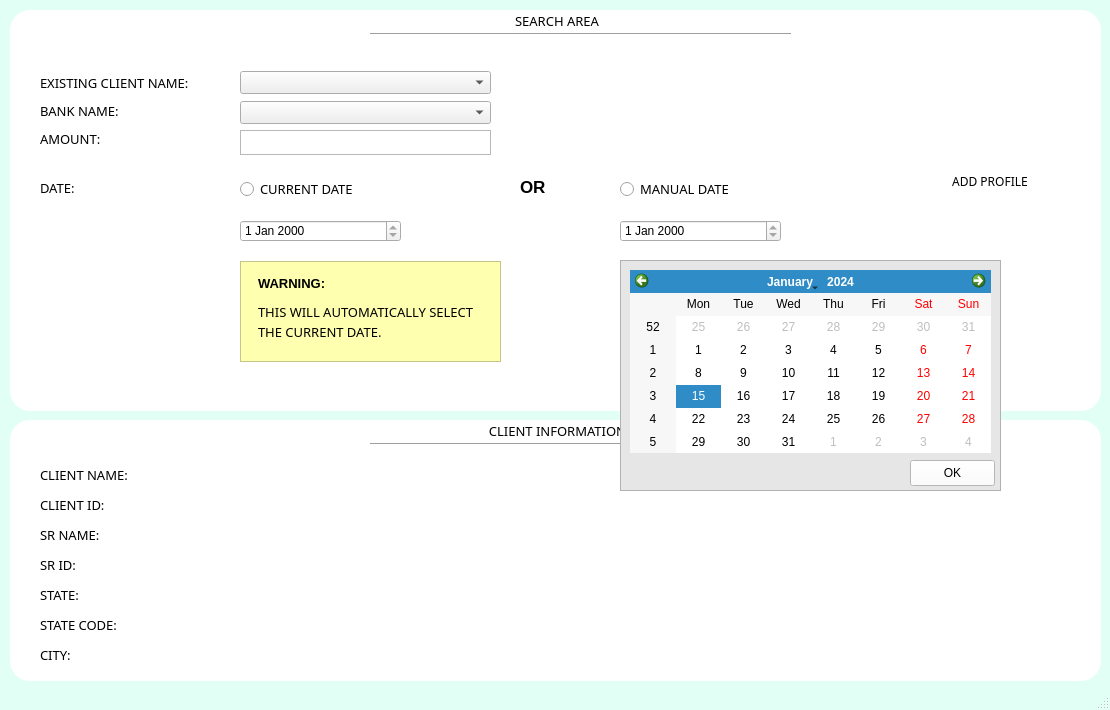
<?xml version="1.0" encoding="UTF-8"?>
<ui version="4.0">
    <class>EntryWindow</class>
    <widget class="QMainWindow" name="EntryWindow">
        <property name="geometry">
            <rect>
                <x>0</x>
                <y>0</y>
                <width>1110</width>
                <height>710</height>
            </rect>
        </property>
        <property name="minimumSize">
            <size>
                <width>1110</width>
                <height>710</height>
            </size>
        </property>
        <property name="maximumSize">
            <size>
                <width>1200</width>
                <height>710</height>
            </size>
        </property>
        <property name="windowTitle">
            <string>MainWindow</string>
        </property>
        <property name="styleSheet">
            <string notr="true">#EntryWindow{background-color: rgb(225, 255, 245);}</string>
        </property>
        <widget class="QWidget" name="centralwidget">
            <widget class="QGroupBox" name="clientInformationBox">
                <property name="enabled">
                    <bool>true</bool>
                </property>
                <property name="geometry">
                    <rect>
                        <x>10</x>
                        <y>420</y>
                        <width>1091</width>
                        <height>261</height>
                    </rect>
                </property>
                <property name="font">
                    <font>
                        <family>Yu Gothic UI Light</family>
                        <pointsize>10</pointsize>
                    </font>
                </property>
                <property name="styleSheet">
                    <string notr="true">#clientInformationBox{
                        background-color: white;
                        border-radius: 20px;
                        }
                    </string>
                </property>
                <property name="title">
                    <string>CLIENT INFORMATION</string>
                </property>
                <property name="alignment">
                    <set>Qt::AlignCenter</set>
                </property>
                <widget class="QLabel" name="info_sr_id">
                    <property name="geometry">
                        <rect>
                            <x>30</x>
                            <y>130</y>
                            <width>90</width>
                            <height>30</height>
                        </rect>
                    </property>
                    <property name="font">
                        <font>
                            <family>Yu Gothic UI Light</family>
                            <pointsize>10</pointsize>
                        </font>
                    </property>
                    <property name="text">
                        <string>SR ID:</string>
                    </property>
                </widget>
                <widget class="QLabel" name="info_client_state_code">
                    <property name="geometry">
                        <rect>
                            <x>30</x>
                            <y>190</y>
                            <width>90</width>
                            <height>30</height>
                        </rect>
                    </property>
                    <property name="font">
                        <font>
                            <family>Yu Gothic UI Light</family>
                            <pointsize>10</pointsize>
                        </font>
                    </property>
                    <property name="text">
                        <string>STATE CODE:</string>
                    </property>
                </widget>
                <widget class="QLabel" name="info_client_id">
                    <property name="geometry">
                        <rect>
                            <x>30</x>
                            <y>70</y>
                            <width>90</width>
                            <height>30</height>
                        </rect>
                    </property>
                    <property name="font">
                        <font>
                            <family>Yu Gothic UI Light</family>
                            <pointsize>10</pointsize>
                        </font>
                    </property>
                    <property name="text">
                        <string>CLIENT ID:</string>
                    </property>
                </widget>
                <widget class="QLabel" name="info_client_name">
                    <property name="geometry">
                        <rect>
                            <x>30</x>
                            <y>40</y>
                            <width>101</width>
                            <height>30</height>
                        </rect>
                    </property>
                    <property name="font">
                        <font>
                            <family>Yu Gothic UI Light</family>
                            <pointsize>10</pointsize>
                        </font>
                    </property>
                    <property name="text">
                        <string>CLIENT NAME:</string>
                    </property>
                </widget>
                <widget class="QLabel" name="info_client_city">
                    <property name="geometry">
                        <rect>
                            <x>30</x>
                            <y>220</y>
                            <width>90</width>
                            <height>30</height>
                        </rect>
                    </property>
                    <property name="font">
                        <font>
                            <family>Yu Gothic UI Light</family>
                            <pointsize>10</pointsize>
                        </font>
                    </property>
                    <property name="text">
                        <string>CITY:</string>
                    </property>
                </widget>
                <widget class="QLabel" name="info_client_state">
                    <property name="geometry">
                        <rect>
                            <x>30</x>
                            <y>160</y>
                            <width>90</width>
                            <height>30</height>
                        </rect>
                    </property>
                    <property name="font">
                        <font>
                            <family>Yu Gothic UI Light</family>
                            <pointsize>10</pointsize>
                        </font>
                    </property>
                    <property name="text">
                        <string>STATE:</string>
                    </property>
                </widget>
                <widget class="QLabel" name="info_sr_name">
                    <property name="geometry">
                        <rect>
                            <x>30</x>
                            <y>100</y>
                            <width>90</width>
                            <height>30</height>
                        </rect>
                    </property>
                    <property name="font">
                        <font>
                            <family>Yu Gothic UI Light</family>
                            <pointsize>10</pointsize>
                        </font>
                    </property>
                    <property name="text">
                        <string>SR NAME:</string>
                    </property>
                </widget>
                <widget class="Line" name="line_2">
                    <property name="geometry">
                        <rect>
                            <x>360</x>
                            <y>14</y>
                            <width>421</width>
                            <height>20</height>
                        </rect>
                    </property>
                    <property name="font">
                        <font>
                            <family>Yu Gothic UI Light</family>
                            <pointsize>6</pointsize>
                            <weight>50</weight>
                            <bold>false</bold>
                        </font>
                    </property>
                    <property name="frameShadow">
                        <enum>QFrame::Sunken</enum>
                    </property>
                    <property name="orientation">
                        <enum>Qt::Horizontal</enum>
                    </property>
                </widget>
                <widget class="QTextEdit" name="info_client_name_value">
                    <property name="geometry">
                        <rect>
                            <x>230</x>
                            <y>40</y>
                            <width>531</width>
                            <height>30</height>
                        </rect>
                    </property>
                    <property name="font">
                        <font>
                            <family>Yu Gothic UI</family>
                            <pointsize>10</pointsize>
                            <weight>50</weight>
                            <bold>false</bold>
                        </font>
                    </property>
                    <property name="styleSheet">
                        <string notr="true">QTextEdit {
                            border:0;
                            }
                        </string>
                    </property>
                    <property name="readOnly">
                        <bool>true</bool>
                    </property>
                </widget>
                <widget class="QTextEdit" name="info_sr_id_value">
                    <property name="geometry">
                        <rect>
                            <x>230</x>
                            <y>130</y>
                            <width>531</width>
                            <height>30</height>
                        </rect>
                    </property>
                    <property name="font">
                        <font>
                            <family>Yu Gothic UI</family>
                            <pointsize>10</pointsize>
                            <weight>50</weight>
                            <bold>false</bold>
                        </font>
                    </property>
                    <property name="styleSheet">
                        <string notr="true">QTextEdit {
                            border:0;
                            }
                        </string>
                    </property>
                    <property name="readOnly">
                        <bool>true</bool>
                    </property>
                </widget>
                <widget class="QTextEdit" name="info_client_state_name_value">
                    <property name="geometry">
                        <rect>
                            <x>230</x>
                            <y>160</y>
                            <width>531</width>
                            <height>30</height>
                        </rect>
                    </property>
                    <property name="font">
                        <font>
                            <family>Yu Gothic UI</family>
                            <pointsize>10</pointsize>
                            <weight>50</weight>
                            <bold>false</bold>
                        </font>
                    </property>
                    <property name="styleSheet">
                        <string notr="true">QTextEdit {
                            border:0;
                            }
                        </string>
                    </property>
                    <property name="readOnly">
                        <bool>true</bool>
                    </property>
                </widget>
                <widget class="QTextEdit" name="info_client_state_code_value">
                    <property name="geometry">
                        <rect>
                            <x>230</x>
                            <y>190</y>
                            <width>531</width>
                            <height>30</height>
                        </rect>
                    </property>
                    <property name="font">
                        <font>
                            <family>Yu Gothic UI</family>
                            <pointsize>10</pointsize>
                            <weight>50</weight>
                            <bold>false</bold>
                        </font>
                    </property>
                    <property name="styleSheet">
                        <string notr="true">QTextEdit {
                            border:0;
                            }
                        </string>
                    </property>
                    <property name="readOnly">
                        <bool>true</bool>
                    </property>
                </widget>
                <widget class="QTextEdit" name="info_sr_name_value">
                    <property name="geometry">
                        <rect>
                            <x>230</x>
                            <y>100</y>
                            <width>531</width>
                            <height>30</height>
                        </rect>
                    </property>
                    <property name="font">
                        <font>
                            <family>Yu Gothic UI</family>
                            <pointsize>10</pointsize>
                            <weight>50</weight>
                            <bold>false</bold>
                        </font>
                    </property>
                    <property name="styleSheet">
                        <string notr="true">QTextEdit {
                            border:0;
                            }
                        </string>
                    </property>
                    <property name="readOnly">
                        <bool>true</bool>
                    </property>
                </widget>
                <widget class="QTextEdit" name="info_client_id_value">
                    <property name="geometry">
                        <rect>
                            <x>230</x>
                            <y>70</y>
                            <width>531</width>
                            <height>30</height>
                        </rect>
                    </property>
                    <property name="font">
                        <font>
                            <family>Yu Gothic UI</family>
                            <pointsize>10</pointsize>
                            <weight>50</weight>
                            <bold>false</bold>
                        </font>
                    </property>
                    <property name="styleSheet">
                        <string notr="true">QTextEdit {
                            border:0;
                            }
                        </string>
                    </property>
                    <property name="readOnly">
                        <bool>true</bool>
                    </property>
                </widget>
                <widget class="QTextEdit" name="info_client_city_value">
                    <property name="geometry">
                        <rect>
                            <x>230</x>
                            <y>220</y>
                            <width>531</width>
                            <height>30</height>
                        </rect>
                    </property>
                    <property name="font">
                        <font>
                            <family>Yu Gothic UI</family>
                            <pointsize>10</pointsize>
                            <weight>50</weight>
                            <bold>false</bold>
                        </font>
                    </property>
                    <property name="styleSheet">
                        <string notr="true">QTextEdit {
                            border:0;
                            }
                        </string>
                    </property>
                    <property name="readOnly">
                        <bool>true</bool>
                    </property>
                </widget>
            </widget>
            <widget class="QGroupBox" name="EntryBox">
                <property name="geometry">
                    <rect>
                        <x>10</x>
                        <y>10</y>
                        <width>1091</width>
                        <height>401</height>
                    </rect>
                </property>
                <property name="font">
                    <font>
                        <family>Yu Gothic UI Light</family>
                        <pointsize>10</pointsize>
                    </font>
                </property>
                <property name="cursor">
                    <cursorShape>ArrowCursor</cursorShape>
                </property>
                <property name="styleSheet">
                    <string notr="true">#EntryBox {
                        background-color: white;
                        border-radius: 20px;
                        }
                    </string>
                </property>
                <property name="title">
                    <string>SEARCH AREA</string>
                </property>
                <property name="alignment">
                    <set>Qt::AlignCenter</set>
                </property>
                <widget class="QLabel" name="label">
                    <property name="geometry">
                        <rect>
                            <x>30</x>
                            <y>60</y>
                            <width>191</width>
                            <height>25</height>
                        </rect>
                    </property>
                    <property name="font">
                        <font>
                            <family>Yu Gothic UI Light</family>
                            <pointsize>10</pointsize>
                        </font>
                    </property>
                    <property name="text">
                        <string>EXISTING CLIENT NAME:</string>
                    </property>
                </widget>
                <widget class="QComboBox" name="client_selection">
                    <property name="geometry">
                        <rect>
                            <x>230</x>
                            <y>61</y>
                            <width>251</width>
                            <height>23</height>
                        </rect>
                    </property>
                    <property name="font">
                        <font>
                            <pointsize>10</pointsize>
                        </font>
                    </property>
                    <property name="cursor">
                        <cursorShape>PointingHandCursor</cursorShape>
                    </property>
                </widget>
                <widget class="QPushButton" name="submitEntryButton">
                    <property name="geometry">
                        <rect>
                            <x>945</x>
                            <y>320</y>
                            <width>70</width>
                            <height>70</height>
                        </rect>
                    </property>
                    <property name="font">
                        <font>
                            <pointsize>10</pointsize>
                        </font>
                    </property>
                    <property name="cursor">
                        <cursorShape>PointingHandCursor</cursorShape>
                    </property>
                    <property name="styleSheet">
                        <string notr="true">border-style: solid;
                            border-radius:500px;
                            max-width:70px;
                            max-height:70px;
                            min-width:70px;
                            min-height:70px;
                        </string>
                    </property>
                    <property name="text">
                        <string/>
                    </property>
                    <property name="icon">
                        <iconset>
                            <normaloff>../../assets/submit.png</normaloff>../../assets/submit.png
                        </iconset>
                    </property>
                    <property name="iconSize">
                        <size>
                            <width>70</width>
                            <height>70</height>
                        </size>
                    </property>
                </widget>
                <widget class="QLabel" name="label_2">
                    <property name="geometry">
                        <rect>
                            <x>30</x>
                            <y>88</y>
                            <width>191</width>
                            <height>25</height>
                        </rect>
                    </property>
                    <property name="font">
                        <font>
                            <family>Yu Gothic UI Light</family>
                            <pointsize>10</pointsize>
                        </font>
                    </property>
                    <property name="text">
                        <string>BANK NAME:</string>
                    </property>
                </widget>
                <widget class="QComboBox" name="bank_selection">
                    <property name="geometry">
                        <rect>
                            <x>230</x>
                            <y>91</y>
                            <width>251</width>
                            <height>23</height>
                        </rect>
                    </property>
                    <property name="font">
                        <font>
                            <pointsize>10</pointsize>
                        </font>
                    </property>
                    <property name="cursor">
                        <cursorShape>PointingHandCursor</cursorShape>
                    </property>
                </widget>
                <widget class="Line" name="line_3">
                    <property name="geometry">
                        <rect>
                            <x>360</x>
                            <y>14</y>
                            <width>421</width>
                            <height>20</height>
                        </rect>
                    </property>
                    <property name="font">
                        <font>
                            <family>Yu Gothic UI Light</family>
                            <pointsize>6</pointsize>
                            <weight>50</weight>
                            <bold>false</bold>
                        </font>
                    </property>
                    <property name="frameShadow">
                        <enum>QFrame::Sunken</enum>
                    </property>
                    <property name="orientation">
                        <enum>Qt::Horizontal</enum>
                    </property>
                </widget>
                <widget class="QLabel" name="label_3">
                    <property name="geometry">
                        <rect>
                            <x>30</x>
                            <y>170</y>
                            <width>191</width>
                            <height>16</height>
                        </rect>
                    </property>
                    <property name="font">
                        <font>
                            <family>Yu Gothic UI Light</family>
                            <pointsize>10</pointsize>
                        </font>
                    </property>
                    <property name="text">
                        <string>DATE:</string>
                    </property>
                </widget>
                <widget class="QDateEdit" name="currentDateEdit">
                    <property name="geometry">
                        <rect>
                            <x>230</x>
                            <y>210</y>
                            <width>161</width>
                            <height>22</height>
                        </rect>
                    </property>
                    <property name="readOnly">
                        <bool>true</bool>
                    </property>
                </widget>
                <widget class="QPushButton" name="add_profile_btn">
                    <property name="geometry">
                        <rect>
                            <x>934</x>
                            <y>61</y>
                            <width>100</width>
                            <height>100</height>
                        </rect>
                    </property>
                    <property name="cursor">
                        <cursorShape>PointingHandCursor</cursorShape>
                    </property>
                    <property name="styleSheet">
                        <string notr="true">border-style: solid;
                            /*border-radius:500px;*/
                            max-width:100px;
                            max-height:100px;
                            min-width:100px;
                            min-height:100px;
                        </string>
                    </property>
                    <property name="text">
                        <string/>
                    </property>
                    <property name="icon">
                        <iconset>
                            <normaloff>assets/add_profile.png</normaloff>assets/add_profile.png
                        </iconset>
                    </property>
                    <property name="iconSize">
                        <size>
                            <width>100</width>
                            <height>100</height>
                        </size>
                    </property>
                </widget>
                <widget class="QLabel" name="add_profile_label">
                    <property name="geometry">
                        <rect>
                            <x>930</x>
                            <y>161</y>
                            <width>100</width>
                            <height>20</height>
                        </rect>
                    </property>
                    <property name="font">
                        <font>
                            <family>Yu Gothic UI Light</family>
                            <pointsize>9</pointsize>
                        </font>
                    </property>
                    <property name="text">
                        <string>ADD PROFILE</string>
                    </property>
                    <property name="alignment">
                        <set>Qt::AlignCenter</set>
                    </property>
                </widget>
                <widget class="QLabel" name="label_5">
                    <property name="geometry">
                        <rect>
                            <x>510</x>
                            <y>161</y>
                            <width>41</width>
                            <height>31</height>
                        </rect>
                    </property>
                    <property name="font">
                        <font>
                            <family>Yu Gothic UI</family>
                            <pointsize>13</pointsize>
                            <weight>75</weight>
                            <bold>true</bold>
                        </font>
                    </property>
                    <property name="text">
                        <string>OR</string>
                    </property>
                </widget>
                <widget class="QRadioButton" name="current_date_radio_btn">
                    <property name="geometry">
                        <rect>
                            <x>230</x>
                            <y>170</y>
                            <width>121</width>
                            <height>18</height>
                        </rect>
                    </property>
                    <property name="font">
                        <font>
                            <family>Yu Gothic UI Light</family>
                            <pointsize>10</pointsize>
                        </font>
                    </property>
                    <property name="cursor">
                        <cursorShape>PointingHandCursor</cursorShape>
                    </property>
                    <property name="text">
                        <string>CURRENT DATE</string>
                    </property>
                </widget>
                <widget class="QRadioButton" name="manual_date_radio_btn">
                    <property name="geometry">
                        <rect>
                            <x>610</x>
                            <y>170</y>
                            <width>121</width>
                            <height>18</height>
                        </rect>
                    </property>
                    <property name="font">
                        <font>
                            <family>Yu Gothic UI Light</family>
                            <pointsize>10</pointsize>
                        </font>
                    </property>
                    <property name="cursor">
                        <cursorShape>PointingHandCursor</cursorShape>
                    </property>
                    <property name="text">
                        <string>MANUAL DATE</string>
                    </property>
                </widget>
                <widget class="QDateEdit" name="manuaDateEdit">
                    <property name="geometry">
                        <rect>
                            <x>610</x>
                            <y>210</y>
                            <width>161</width>
                            <height>22</height>
                        </rect>
                    </property>
                    <property name="readOnly">
                        <bool>true</bool>
                    </property>
                </widget>
                <widget class="QLabel" name="label_12">
                    <property name="geometry">
                        <rect>
                            <x>30</x>
                            <y>116</y>
                            <width>191</width>
                            <height>25</height>
                        </rect>
                    </property>
                    <property name="font">
                        <font>
                            <family>Yu Gothic UI Light</family>
                            <pointsize>10</pointsize>
                        </font>
                    </property>
                    <property name="text">
                        <string>AMOUNT:</string>
                    </property>
                </widget>
                <widget class="QPlainTextEdit" name="plainTextEdit">
                    <property name="geometry">
                        <rect>
                            <x>230</x>
                            <y>120</y>
                            <width>251</width>
                            <height>25</height>
                        </rect>
                    </property>
                    <property name="cursor" stdset="0">
                        <cursorShape>IBeamCursor</cursorShape>
                    </property>
                </widget>
                <widget class="QFrame" name="current_date_info_frame">
                    <property name="geometry">
                        <rect>
                            <x>230</x>
                            <y>251</y>
                            <width>261</width>
                            <height>101</height>
                        </rect>
                    </property>
                    <property name="autoFillBackground">
                        <bool>false</bool>
                    </property>
                    <property name="styleSheet">
                        <string notr="true">#current_date_info_frame{
                            background-color: rgb(255, 255, 176);
                            }
                        </string>
                    </property>
                    <property name="frameShape">
                        <enum>QFrame::StyledPanel</enum>
                    </property>
                    <property name="frameShadow">
                        <enum>QFrame::Raised</enum>
                    </property>
                    <widget class="QLabel" name="warning1_2">
                        <property name="geometry">
                            <rect>
                                <x>18</x>
                                <y>38</y>
                                <width>241</width>
                                <height>25</height>
                            </rect>
                        </property>
                        <property name="font">
                            <font>
                                <family>Yu Gothic UI Light</family>
                                <pointsize>10</pointsize>
                            </font>
                        </property>
                        <property name="text">
                            <string>THIS WILL AUTOMATICALLY SELECT</string>
                        </property>
                    </widget>
                    <widget class="QLabel" name="warning1_3">
                        <property name="geometry">
                            <rect>
                                <x>18</x>
                                <y>58</y>
                                <width>241</width>
                                <height>25</height>
                            </rect>
                        </property>
                        <property name="font">
                            <font>
                                <family>Yu Gothic UI Light</family>
                                <pointsize>10</pointsize>
                            </font>
                        </property>
                        <property name="text">
                            <string>THE CURRENT DATE.</string>
                        </property>
                    </widget>
                    <widget class="QLabel" name="warning1_1">
                        <property name="geometry">
                            <rect>
                                <x>18</x>
                                <y>10</y>
                                <width>191</width>
                                <height>25</height>
                            </rect>
                        </property>
                        <property name="font">
                            <font>
                                <family>Yu Gothic UI</family>
                                <pointsize>10</pointsize>
                                <weight>75</weight>
                                <bold>true</bold>
                            </font>
                        </property>
                        <property name="text">
                            <string>WARNING:</string>
                        </property>
                    </widget>
                </widget>
                <widget class="QFrame" name="manual_date_info_frame">
                    <property name="geometry">
                        <rect>
                            <x>610</x>
                            <y>250</y>
                            <width>261</width>
                            <height>101</height>
                        </rect>
                    </property>
                    <property name="autoFillBackground">
                        <bool>false</bool>
                    </property>
                    <property name="styleSheet">
                        <string notr="true">#manual_date_info_frame{
                            background-color: rgb(255, 255, 176);
                            }
                        </string>
                    </property>
                    <property name="frameShape">
                        <enum>QFrame::StyledPanel</enum>
                    </property>
                    <property name="frameShadow">
                        <enum>QFrame::Raised</enum>
                    </property>
                    <widget class="QLabel" name="warning2_2">
                        <property name="geometry">
                            <rect>
                                <x>18</x>
                                <y>38</y>
                                <width>241</width>
                                <height>25</height>
                            </rect>
                        </property>
                        <property name="font">
                            <font>
                                <family>Yu Gothic UI Light</family>
                                <pointsize>10</pointsize>
                            </font>
                        </property>
                        <property name="text">
                            <string>THIS WILL LET YOU SELECT</string>
                        </property>
                    </widget>
                    <widget class="QLabel" name="warning2_3">
                        <property name="geometry">
                            <rect>
                                <x>18</x>
                                <y>58</y>
                                <width>241</width>
                                <height>25</height>
                            </rect>
                        </property>
                        <property name="font">
                            <font>
                                <family>Yu Gothic UI Light</family>
                                <pointsize>10</pointsize>
                            </font>
                        </property>
                        <property name="text">
                            <string>THE DATE MANUALLY</string>
                        </property>
                    </widget>
                    <widget class="QLabel" name="warning2_1">
                        <property name="geometry">
                            <rect>
                                <x>18</x>
                                <y>10</y>
                                <width>191</width>
                                <height>25</height>
                            </rect>
                        </property>
                        <property name="font">
                            <font>
                                <family>Yu Gothic UI</family>
                                <pointsize>10</pointsize>
                                <weight>75</weight>
                                <bold>true</bold>
                            </font>
                        </property>
                        <property name="text">
                            <string>WARNING:</string>
                        </property>
                    </widget>
                </widget>
                <widget class="QPushButton" name="calendarPopUpButton">
                    <property name="geometry">
                        <rect>
                            <x>780</x>
                            <y>208</y>
                            <width>25</width>
                            <height>25</height>
                        </rect>
                    </property>
                    <property name="styleSheet">
                        <string notr="true">#calendarPopUpButton{
                            background-color: white
                            }
                        </string>
                    </property>
                    <property name="text">
                        <string/>
                    </property>
                    <property name="icon">
                        <iconset>
                            <normaloff>assets/calendar.png</normaloff>assets/calendar.png
                        </iconset>
                    </property>
                    <property name="iconSize">
                        <size>
                            <width>30</width>
                            <height>30</height>
                        </size>
                    </property>
                    <property name="flat">
                        <bool>true</bool>
                    </property>
                </widget>
                <zorder>manual_date_info_frame</zorder>
                <zorder>label</zorder>
                <zorder>client_selection</zorder>
                <zorder>submitEntryButton</zorder>
                <zorder>label_2</zorder>
                <zorder>bank_selection</zorder>
                <zorder>line_3</zorder>
                <zorder>label_3</zorder>
                <zorder>currentDateEdit</zorder>
                <zorder>add_profile_btn</zorder>
                <zorder>add_profile_label</zorder>
                <zorder>label_5</zorder>
                <zorder>current_date_radio_btn</zorder>
                <zorder>manual_date_radio_btn</zorder>
                <zorder>manuaDateEdit</zorder>
                <zorder>label_12</zorder>
                <zorder>plainTextEdit</zorder>
                <zorder>current_date_info_frame</zorder>
                <zorder>calendarPopUpButton</zorder>
            </widget>
            <widget class="QFrame" name="calendarFrame">
                <property name="enabled">
                    <bool>true</bool>
                </property>
                <property name="geometry">
                    <rect>
                        <x>620</x>
                        <y>260</y>
                        <width>381</width>
                        <height>231</height>
                    </rect>
                </property>
                <property name="font">
                    <font>
                        <family>Yu Gothic UI Light</family>
                        <pointsize>10</pointsize>
                    </font>
                </property>
                <property name="cursor">
                    <cursorShape>ArrowCursor</cursorShape>
                </property>
                <property name="styleSheet">
                    <string notr="true">#calendarFrame{
                        background-color:rgb(230,230,230);
                        border-raduis: 50px;
                        }
                    </string>
                </property>
                <property name="frameShape">
                    <enum>QFrame::StyledPanel</enum>
                </property>
                <property name="frameShadow">
                    <enum>QFrame::Raised</enum>
                </property>
                <widget class="QCalendarWidget" name="calendarWidget">
                    <property name="geometry">
                        <rect>
                            <x>10</x>
                            <y>10</y>
                            <width>361</width>
                            <height>183</height>
                        </rect>
                    </property>
                    <property name="cursor">
                        <cursorShape>PointingHandCursor</cursorShape>
                    </property>
                    <property name="styleSheet">
                        <string notr="true">class MyDateEdit : QDateEdit
                            {
                            Q_OBJECT

                            protected:
                            void mouseEvent(QEvent *event) {
                            this.calendarWidget().show();
                            }
                            };
                        </string>
                    </property>
                    <property name="navigationBarVisible">
                        <bool>true</bool>
                    </property>
                    <property name="dateEditEnabled">
                        <bool>true</bool>
                    </property>
                </widget>
                <widget class="QPushButton" name="confirm_calendar_selection_btn">
                    <property name="geometry">
                        <rect>
                            <x>290</x>
                            <y>200</y>
                            <width>85</width>
                            <height>26</height>
                        </rect>
                    </property>
                    <property name="autoFillBackground">
                        <bool>false</bool>
                    </property>
                    <property name="styleSheet">
                        <string notr="true">#confirm_calendar_selection_btn{
                            background-color: white;
                            }
                        </string>
                    </property>
                    <property name="text">
                        <string>OK</string>
                    </property>
                    <property name="autoDefault">
                        <bool>false</bool>
                    </property>
                    <property name="default">
                        <bool>false</bool>
                    </property>
                    <property name="flat">
                        <bool>false</bool>
                    </property>
                </widget>
                <zorder>confirm_calendar_selection_btn</zorder>
                <zorder>calendarWidget</zorder>
            </widget>
        </widget>
        <widget class="QStatusBar" name="statusbar"/>
    </widget>
    <resources/>
    <connections/>
</ui>
